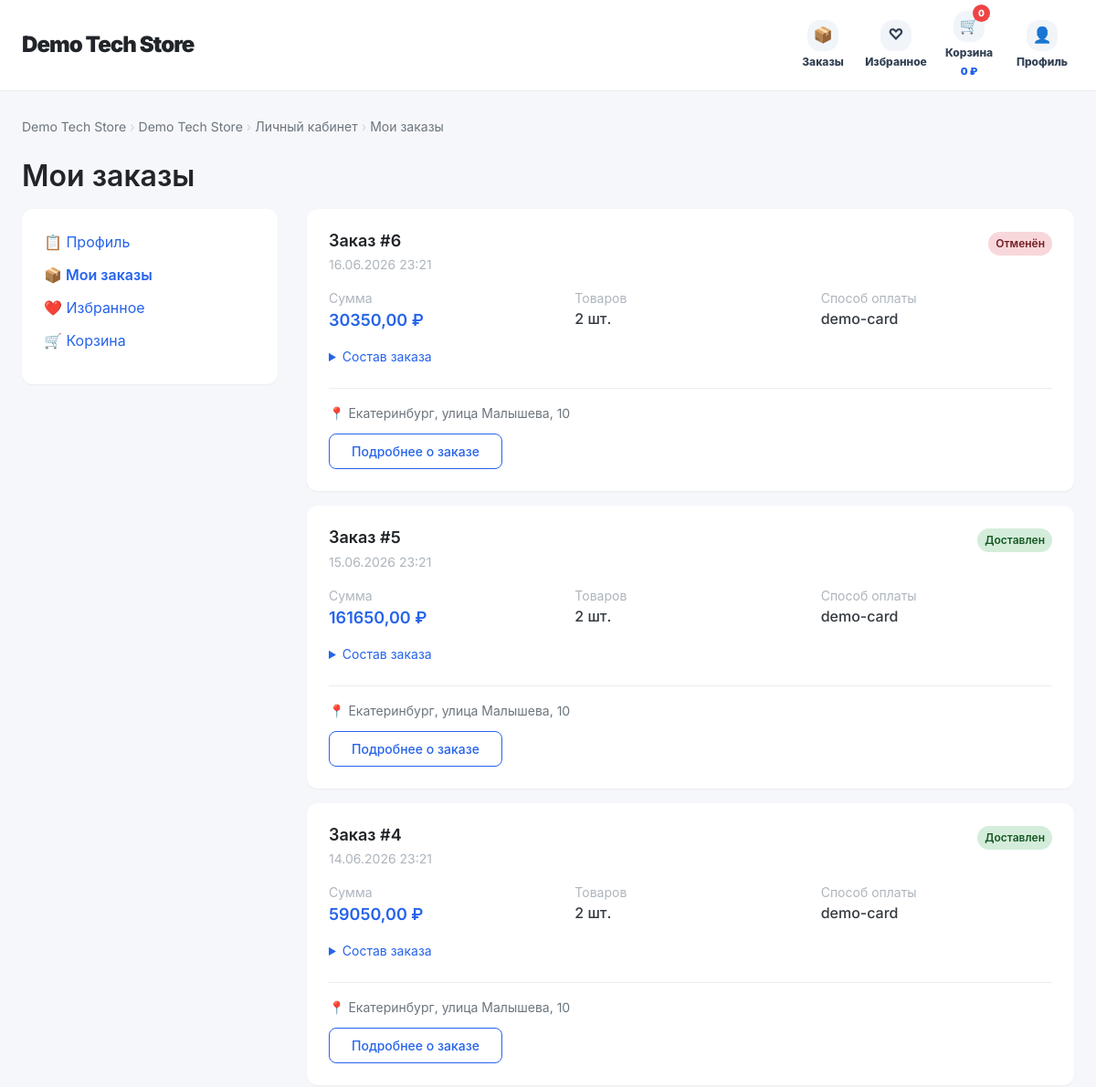
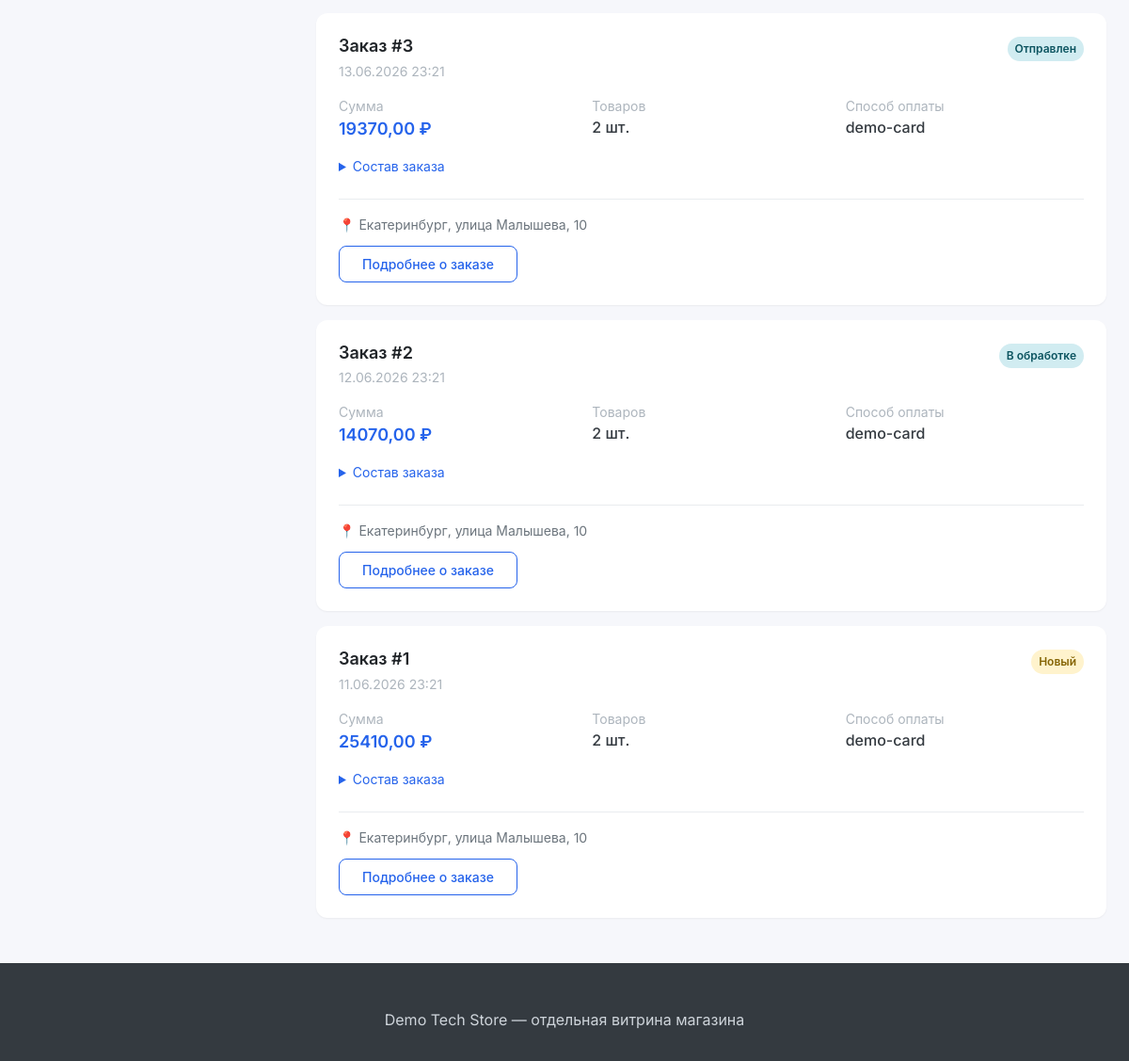
The page /shops/demo-tech-store/orders/ (signed in) on the database its author committed (2 pictures, top to bottom).
### shops/models.py (models this page shows, shortened)
class Shop(models.Model):
    owner = models.ForeignKey(User, on_delete=models.CASCADE, related_name='shops')
    name = models.CharField(max_length=100, verbose_name='Название магазина')
    slug = models.SlugField(unique=True, verbose_name='URL-адрес')
    description = models.TextField(blank=True, verbose_name='Описание')
    custom_css = models.TextField(blank=True, null=True, verbose_name='Кастомный CSS')
    template_key = models.CharField(max_length=40, default='modern', verbose_name='Базовый шаблон')
    is_demo = models.BooleanField(default=False, verbose_name='Демо-магазин')
    assistant_level = models.CharField(max_length=20, default='basic', verbose_name='Уровень ИИ-помощника')
    city = models.CharField(max_length=100, default='Екатеринбург', verbose_name='Город магазина')
    address = models.CharField(max_length=250, blank=True, verbose_name='Адрес магазина')
    hosting_enabled = models.BooleanField(default=False, verbose_name='Хостинг на платформе')
    theme_color = models.CharField(max_length=20, default='#4361ee', verbose_name='Цвет темы')
    delivery_enabled = models.BooleanField(default=True, verbose_name='Доставка включена')
    delivery_price = models.DecimalField(max_digits=10, decimal_places=2, default=0, verbose_name='Стоимость доставки')
    delivery_description = models.TextField(blank=True, default='Доставка рассчитывается при оформлении заказа', verbose_name='Описание доставки')
    payment_enabled = models.BooleanField(default=True, verbose_name='Оплата включена')
    payment_methods = models.CharField(max_length=200, default='Банковская карта, оплата при получении', verbose_name='Способы оплаты')
    created_at = models.DateTimeField(auto_now_add=True, verbose_name='Дата создания')
    class Meta:
        verbose_name = 'Магазин'
        verbose_name_plural = 'Магазины'

class Order(models.Model):
    STATUS_CHOICES = [
        ('new', 'Новый'),
        ('processing', 'В обработке'),
        ('shipped', 'Отправлен'),
        ('delivered', 'Доставлен'),
        ('cancelled', 'Отменён'),
    ]
    user = models.ForeignKey(User, on_delete=models.CASCADE, related_name='orders')
    shop = models.ForeignKey(Shop, on_delete=models.CASCADE, related_name='orders')
    created_at = models.DateTimeField(auto_now_add=True)
    updated_at = models.DateTimeField(auto_now=True)
    full_name = models.CharField(max_length=200, verbose_name='ФИО')
    phone = models.CharField(max_length=20, verbose_name='Телефон')
    address = models.TextField(verbose_name='Адрес доставки')
    comment = models.TextField(blank=True, verbose_name='Комментарий')
    status = models.CharField(max_length=20, choices=STATUS_CHOICES, default='new', verbose_name='Статус')
    delivery_service = models.CharField(max_length=50, blank=True, verbose_name='Служба доставки')
    delivery_price = models.DecimalField(max_digits=10, decimal_places=2, default=0, verbose_name='Стоимость доставки')
    customer_city = models.CharField(max_length=100, blank=True, verbose_name='Город клиента')
    total_amount = models.DecimalField(max_digits=10, decimal_places=2, default=0, verbose_name='Общая сумма')
    class Meta:
        verbose_name = 'Заказ'
        verbose_name_plural = 'Заказы'
        ordering = ['-created_at']

class Payment(models.Model):
    PAYMENT_STATUS = [
        ('pending', 'Ожидает оплаты'),
        ('paid', 'Оплачен'),
        ('failed', 'Ошибка'),
        ('refunded', 'Возврат'),
    ]
    order = models.OneToOneField(Order, on_delete=models.CASCADE, related_name='payment')
    amount = models.DecimalField(max_digits=10, decimal_places=2, verbose_name='Сумма')
    status = models.CharField(max_length=20, choices=PAYMENT_STATUS, default='pending', verbose_name='Статус')
    payment_method = models.CharField(max_length=50, blank=True, verbose_name='Способ оплаты')
    transaction_id = models.CharField(max_length=100, blank=True, verbose_name='ID транзакции')
    created_at = models.DateTimeField(auto_now_add=True)
    updated_at = models.DateTimeField(auto_now=True)
    class Meta:
        verbose_name = 'Платеж'
        verbose_name_plural = 'Платежи'

### shops/views.py (the view)
# urls.py: path('<slug:shop_slug>/orders/', views.customer_orders, name='customer_orders'),
@login_required
def customer_orders(request, shop_slug):
    shop = get_object_or_404(Shop, slug=shop_slug)
    orders = Order.objects.filter(user=request.user, shop=shop).order_by('-created_at')
    context = {
        'shop': shop,
        'orders': orders,
    }
    return render(request, 'shops/customer_orders.html', context)

### config/context_processors.py (called while the page is built, shortened)
def user_roles(request):
    context = {
        'is_super_admin': False,
        'is_seller': False,
        'is_customer': False,
        'active_shop_slug': None,
    }
    try:
        if getattr(request, 'resolver_match', None):
            context['active_shop_slug'] = request.resolver_match.kwargs.get('shop_slug')
    except Exception:
        context['active_shop_slug'] = None
    if request.user.is_authenticated:
        context['is_super_admin'] = request.user.is_superuser
        context['is_seller'] = hasattr(request.user, 'seller_profile')
        context['is_customer'] = hasattr(request.user, 'customer_profile')
    return context

### shops/models.py (called while the page is built)
    def total_price(self):
        return self.price * self.quantity

### templates/shops/customer_orders.html (shortened to what this page needs)
{% extends 'shops/shop_base.html' %}
{% block content %}
<div class="breadcrumbs">
    <a href="{% url 'shop_front' shop.slug %}">{{ shop.name }}</a>
    <span class="breadcrumbs-separator">›</span>
    <a href="{% url 'shop_front' shop.slug %}">{{ shop.name }}</a>
    <span class="breadcrumbs-separator">›</span>
    <a href="{% url 'customer_profile' shop.slug %}">Личный кабинет</a>
    <span class="breadcrumbs-separator">›</span>
    <span>Мои заказы</span>
</div>
<h1>Мои заказы</h1>
<div style="display: flex; gap: 32px; flex-wrap: wrap;">
    <aside style="width: 280px; flex-shrink: 0;">
        <div class="card">
            <div class="card-body">
                <ul style="list-style: none; padding: 0;">
                    <li style="margin-bottom: 12px;">
                        <a href="{% url 'customer_profile' shop.slug %}">📋 Профиль</a>
                    </li>
                    <li style="margin-bottom: 12px;">
                        <a href="{% url 'customer_orders' shop.slug %}" style="font-weight: 600; color: var(--primary);">📦 Мои заказы</a>
                    </li>
                    <li style="margin-bottom: 12px;">
                        <a href="{% url 'favorites_list' shop.slug %}">❤️ Избранное</a>
                    </li>
                    <li style="margin-bottom: 12px;">
                        <a href="{% url 'cart_view' shop.slug %}">🛒 Корзина</a>
                    </li>
                </ul>
            </div>
        </div>
    </aside>
    <main style="flex: 1;">
        {% if orders %}
            <div style="display: flex; flex-direction: column; gap: 16px;">
                {% for order in orders %}
                    <div class="card">
                        <div class="card-body">
                            <div style="display: flex; justify-content: space-between; align-items: flex-start; flex-wrap: wrap; margin-bottom: 16px;">
                                <div>
                                    <h3 style="margin-bottom: 4px;">Заказ #{{ order.id }}</h3>
                                    <div style="color: var(--gray-500); font-size: var(--font-size-sm);">
                                        {{ order.created_at|date:"d.m.Y H:i" }}
                                    </div>
                                </div>
                                <div>
                                    <span class="badge
                                        {% if order.status == 'new' %}badge-warning
                                        {% elif order.status == 'processing' %}badge-info
                                        {% elif order.status == 'shipped' %}badge-info
                                        {% elif order.status == 'delivered' %}badge-success
                                        {% elif order.status == 'cancelled' %}badge-danger
                                        {% endif %}">
                                        {{ order.get_status_display }}
                                    </span>
                                </div>
                            </div>
                            <div style="display: grid; grid-template-columns: repeat(3, 1fr); gap: 16px; margin-bottom: 16px;">
                                <div>
                                    <div style="color: var(--gray-500); font-size: var(--font-size-sm);">Сумма</div>
                                    <div style="font-size: var(--font-size-lg); font-weight: 600; color: var(--primary);">{{ order.total_amount }} ₽</div>
                                </div>
                                <div>
                                    <div style="color: var(--gray-500); font-size: var(--font-size-sm);">Товаров</div>
                                    <div style="font-weight: 500;">{{ order.items.count }} шт.</div>
                                </div>
                                <div>
                                    <div style="color: var(--gray-500); font-size: var(--font-size-sm);">Способ оплаты</div>
                                    <div style="font-weight: 500;">
                                        {% if order.payment %}
                                            {{ order.payment.get_payment_method_display|default:order.payment.payment_method|default:"Не оплачен" }}
                                        {% else %}
                                            Не оплачен
                                        {% endif %}
                                    </div>
                                </div>
                            </div>
                            <details style="margin-bottom: 16px;">
                                <summary style="cursor: pointer; color: var(--primary); font-size: var(--font-size-sm); margin-bottom: 8px;">
                                    Состав заказа
                                </summary>
                            </details>
                            <div style="border-top: 1px solid var(--gray-200); padding-top: 16px;">
                                <div style="color: var(--gray-600); font-size: var(--font-size-sm); margin-bottom: 12px;">
                                    📍 {{ order.address }}
                                </div>
                                <a href="{% url 'customer_order_detail' shop.slug order.id %}" class="btn btn-outline" style="font-size: var(--font-size-sm);">
                                    Подробнее о заказе
                                </a>
                            </div>
                        </div>
                    </div>
                {% endfor %}
            </div>
        {% else %}
            <div class="card" style="text-align: center; padding: 60px;">
                <p style="font-size: 18px; color: var(--gray-600); margin-bottom: 16px;">У вас пока нет заказов</p>
                <a href="{% url 'shop_front' shop.slug %}" class="btn btn-primary">Начать покупки</a>
            </div>
        {% endif %}
    </main>
</div>
{% endblock %}

### templates/shops/shop_base.html (shortened to what this page needs)
<!DOCTYPE html>
<html lang="ru">
<head>
    <link rel="stylesheet" href="/static/css/amazon-style.css">
</head>
<body>
    <header class="store-header">
        <div class="store-header-inner">
            <div class="store-logo"><a href="{% url 'shop_front' shop.slug %}">{{ shop.name }}</a></div>
            <nav class="store-nav">
                {% if user.is_authenticated and user.id == shop.owner_id %}
                    <a href="{% url 'shop_dashboard' shop.slug %}" class="owner-back">← Вернуться в ЛК продавца</a>
                {% else %}
                    <a class="store-nav-item" href="{% url 'customer_orders' shop.slug %}"><span class="store-nav-icon">📦</span><span>Заказы</span></a>
                    <a class="store-nav-item" href="{% url 'favorites_list' shop.slug %}"><span class="store-nav-icon">♡</span><span>Избранное</span></a>
                    <a class="store-nav-item" href="{% url 'cart_view' shop.slug %}"><span class="store-nav-icon">🛒<span class="store-cart-badge">{{ cart_count|default:0 }}</span></span><span>Корзина</span><span class="store-cart-sum">{{ cart_sum|default:0 }} ₽</span></a>
                    {% if user.is_authenticated %}<a class="store-nav-item" href="{% url 'customer_profile' shop.slug %}"><span class="store-nav-icon">👤</span><span>Профиль</span></a>{% else %}<a class="store-nav-item" href="{% url 'shop_customer_login' shop.slug %}"><span class="store-nav-icon">👤</span><span>Войти</span></a>{% endif %}
                {% endif %}
            </nav>
        </div>
    </header>
    <main class="container" style="padding-top: 28px;">
        {% block content %}{% endblock %}
    </main>
    <footer class="footer"><div class="footer-content"><p>{{ shop.name }} — отдельная витрина магазина</p></div></footer>
</body>
</html>

### static/css/amazon-style.css (style rules this page uses)
:root { --primary: #4361ee; --primary-dark: #3a56d4; --primary-light: #e8edff; --secondary: #6c757d; --success: #28a745; --danger: #dc3545; --warning: #ffc107; --info: #17a2b8; --dark: #1a1a2e; --light: #f8f9fa; --white: #ffffff; --gray-100: #f8f9fa; --gray-200: #e9ecef; --gray-300: #dee2e6; --gray-400: #ced4da; --gray-500: #adb5bd; --gray-600: #6c757d; --gray-700: #495057; --gray-800: #343a40; --gray-900: #212529; --spacing-xs: 4px; --spacing-sm: 8px; --spacing-md: 16px; --spacing-lg: 24px; --spacing-xl: 32px; --spacing-2xl: 48px; --font-family: 'Inter', -apple-system, BlinkMacSystemFont, 'Segoe UI', Roboto, 'Helvetica Neue', Arial, sans-serif; --font-size-xs: 12px; --font-size-sm: 14px; --font-size-md: 16px; --font-size-lg: 18px; --font-size-xl: 24px; --font-size-2xl: 32px; --radius-sm: 4px; --radius-md: 8px; --radius-lg: 12px; --radius-xl: 16px; --radius-full: 9999px; --shadow-sm: 0 1px 2px 0 rgba(0, 0, 0, 0.05); --shadow-md: 0 4px 6px -1px rgba(0, 0, 0, 0.1); --shadow-lg: 0 10px 15px -3px rgba(0, 0, 0, 0.1); --shadow-xl: 0 20px 25px -5px rgba(0, 0, 0, 0.1); }
* { margin: 0; padding: 0; box-sizing: border-box; }
body { font-family: var(--font-family); font-size: var(--font-size-md); line-height: 1.5; color: var(--gray-800); background-color: var(--white); }
h1, h2, h3, h4, h5, h6 { margin-bottom: var(--spacing-md); font-weight: 600; line-height: 1.25; color: var(--gray-900); }
h1 { font-size: var(--font-size-2xl); }
h3 { font-size: var(--font-size-lg); }
a { color: var(--primary); text-decoration: none; transition: color 0.2s ease; }
.container { max-width: 1280px; margin: 0 auto; padding: 0 var(--spacing-lg); }
.btn { display: inline-flex; align-items: center; justify-content: center; gap: var(--spacing-sm); padding: var(--spacing-sm) var(--spacing-lg); font-size: var(--font-size-sm); font-weight: 500; border-radius: var(--radius-md); border: none; cursor: pointer; transition: all 0.2s ease; text-decoration: none; }
.btn-outline { background: transparent; border: 1px solid var(--primary); color: var(--primary); }
.card { background: var(--white); border-radius: var(--radius-lg); box-shadow: var(--shadow-sm); overflow: hidden; transition: all 0.2s ease; }
.card-body { padding: var(--spacing-lg); }
.badge { display: inline-flex; align-items: center; padding: var(--spacing-xs) var(--spacing-sm); font-size: var(--font-size-xs); font-weight: 600; border-radius: var(--radius-full); }
.badge-success { background: #d4edda; color: #155724; }
.badge-warning { background: #fff3cd; color: #856404; }
.badge-danger { background: #f8d7da; color: #721c24; }
.badge-info { background: #d1ecf1; color: #0c5460; }
.breadcrumbs { display: flex; align-items: center; gap: var(--spacing-xs); margin-bottom: var(--spacing-lg); font-size: var(--font-size-sm); color: var(--gray-600); flex-wrap: wrap; }
.breadcrumbs a { color: var(--gray-600); }
.breadcrumbs-separator { color: var(--gray-400); }
.footer { background: var(--gray-800); color: var(--gray-400); padding: var(--spacing-2xl) var(--spacing-lg) var(--spacing-lg); margin-top: var(--spacing-2xl); }
.footer-content { max-width: 1280px; margin: 0 auto; text-align: center; }
.footer p { margin-bottom: var(--spacing-sm); }

### rows shown on the page
Shop: name "Demo Tech Store"
Order: id "6", created_at "16.06.2026 23:21", status "Отменён", total_amount "30350,00", items.count "2", payment.payment_method "demo-card", address "Екатеринбург, улица Малышева, 10"
Order: id "5", created_at "15.06.2026 23:21", status "Доставлен", total_amount "161650,00", items.count "2", payment.payment_method "demo-card", address "Екатеринбург, улица Малышева, 10"
Order: id "4", created_at "14.06.2026 23:21", status "Доставлен", total_amount "59050,00", items.count "2", payment.payment_method "demo-card", address "Екатеринбург, улица Малышева, 10"
Order: id "3", created_at "13.06.2026 23:21", status "Отправлен", total_amount "19370,00", items.count "2", payment.payment_method "demo-card", address "Екатеринбург, улица Малышева, 10"
Order: id "2", created_at "12.06.2026 23:21", status "В обработке", total_amount "14070,00", items.count "2", payment.payment_method "demo-card", address "Екатеринбург, улица Малышева, 10"
Order: id "1", created_at "11.06.2026 23:21", status "Новый", total_amount "25410,00", items.count "2", payment.payment_method "demo-card", address "Екатеринбург, улица Малышева, 10"

### other values the page prints
{{ cart_count|default:0 }} "0"
{{ cart_sum|default:0 }} "0"
